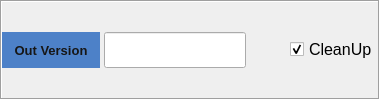
     <widget class="QFrame" name="outputFrame">
      <property name="sizePolicy">
       <sizepolicy hsizetype="Preferred" vsizetype="Preferred">
        <horstretch>0</horstretch>
        <verstretch>0</verstretch>
       </sizepolicy>
      </property>
      <property name="minimumSize">
       <size>
        <width>0</width>
        <height>0</height>
       </size>
      </property>
      <property name="maximumSize">
       <size>
        <width>16777215</width>
        <height>16777215</height>
       </size>
      </property>
      <property name="frameShape">
       <enum>QFrame::Box</enum>
      </property>
      <property name="frameShadow">
       <enum>QFrame::Sunken</enum>
      </property>
      <layout class="QHBoxLayout" name="horizontalLayout_12">
       <property name="spacing">
        <number>6</number>
       </property>
       <property name="margin">
        <number>0</number>
       </property>
       <item>
        <layout class="QVBoxLayout" name="verticalLayout_3">
         <property name="spacing">
          <number>0</number>
         </property>
         <item>
          <layout class="QHBoxLayout" name="horizontalLayout_15">
           <property name="spacing">
            <number>4</number>
           </property>
           <item>
            <widget class="QLabel" name="outputVersionLabel">
             <property name="minimumSize">
              <size>
               <width>98</width>
               <height>0</height>
              </size>
             </property>
             <property name="maximumSize">
              <size>
               <width>98</width>
               <height>36</height>
              </size>
             </property>
             <property name="font">
              <font>
               <pointsize>10</pointsize>
               <weight>75</weight>
               <bold>true</bold>
              </font>
             </property>
             <property name="styleSheet">
              <string notr="true">QLabel { background-color:rgb(77,129,200); color: rgb(22,22,22); }</string>
             </property>
             <property name="text">
              <string>Out Version</string>
             </property>
             <property name="alignment">
              <set>Qt::AlignCenter</set>
             </property>
            </widget>
           </item>
           <item>
            <widget class="QLineEdit" name="outputVersion_lineEdit">
             <property name="sizePolicy">
              <sizepolicy hsizetype="Expanding" vsizetype="Preferred">
               <horstretch>0</horstretch>
               <verstretch>0</verstretch>
              </sizepolicy>
             </property>
             <property name="minimumSize">
              <size>
               <width>0</width>
               <height>36</height>
              </size>
             </property>
             <property name="maximumSize">
              <size>
               <width>16777215</width>
               <height>36</height>
              </size>
             </property>
             <property name="font">
              <font>
               <pointsize>11</pointsize>
              </font>
             </property>
            </widget>
           </item>
           <item>
            <spacer name="horizontalSpacer">
             <property name="orientation">
              <enum>Qt::Horizontal</enum>
             </property>
             <property name="sizeHint" stdset="0">
              <size>
               <width>40</width>
               <height>0</height>
              </size>
             </property>
            </spacer>
           </item>
           <item>
            <widget class="QCheckBox" name="postRenderCleanUp_checkBox">
             <property name="font">
              <font>
               <pointsize>12</pointsize>
              </font>
             </property>
             <property name="text">
              <string>CleanUp</string>
             </property>
             <property name="checked">
              <bool>true</bool>
             </property>
            </widget>
           </item>
          </layout>
         </item>
        </layout>
       </item>
      </layout>
     </widget>
